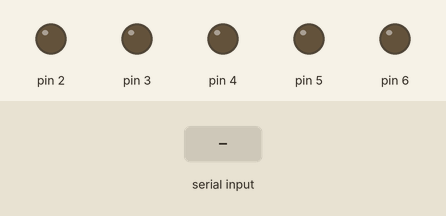
This sketch was run on a simulated Arduino Uno, built with avr-gcc and run on an emulated ATmega328P. On the bench: output pins drawn as LEDs (lit = HIGH). The inputs (shaded band) are chosen by the test bench.

Above: at 1.2 s.
1.3 s: "1\n" received over Serial
At 2.0 s:
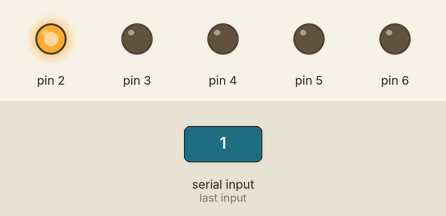
2.8 s: "2\n" received over Serial
At 3.2 s:
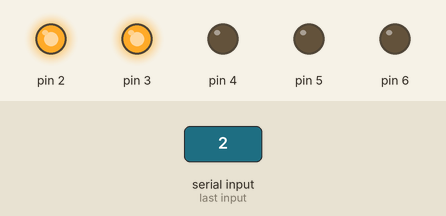
4.3 s: "3\n" received over Serial
At 5.5 s:
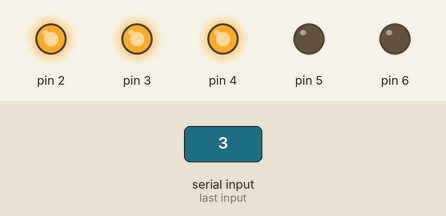
5.8 s: "4\n" received over Serial
At 6.7 s:
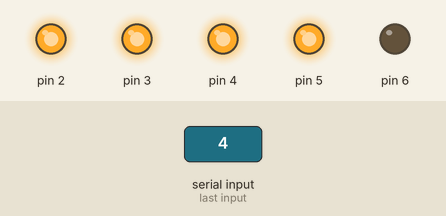
7.3 s: "5\n" received over Serial
At 7.8 s:
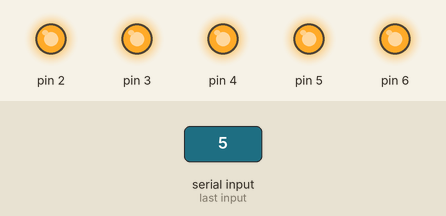
8.8 s: "30,150\n" received over Serial
At 10.1 s:
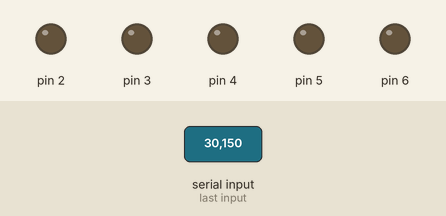
Timing chart, 0 to 11.3 s (numbered marks = the images above; inputs shaded):
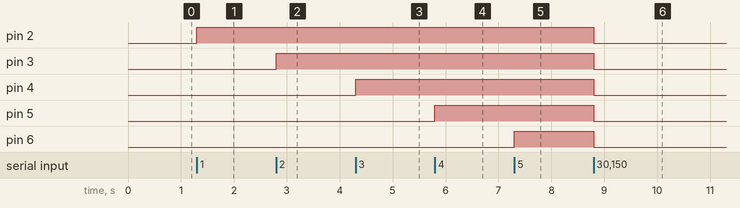

The sketch:

sketch_apr22a.ino
```cpp
int x;

void setup() {
    // Initialize serial communication with a baud rate of 115200
    Serial.begin(115200);
    // Set serial timeout to 1 millisecond
    Serial.setTimeout(1);
    // Configure digital pins 2 to 6 as output
    pinMode(2, OUTPUT);
    pinMode(3, OUTPUT);
    pinMode(4, OUTPUT);
    pinMode(5, OUTPUT);
    pinMode(6, OUTPUT);
}

void loop() {
    // Wait until data is available on the serial port
    while (!Serial.available());

    // Read data from the serial port and convert it to an integer
    x = Serial.readString().toInt();

    // Control digital pins based on the value of x
    if (x == 0) {
        digitalWrite(2, LOW);
        digitalWrite(3, LOW);
        digitalWrite(4, LOW);
        digitalWrite(5, LOW);
        digitalWrite(6, LOW);
    } else if (x == 1) {
        digitalWrite(2, HIGH);
        digitalWrite(3, LOW);
        digitalWrite(4, LOW);
        digitalWrite(5, LOW);
        digitalWrite(6, LOW);
    } else if (x == 2) {
        digitalWrite(2, HIGH);
        digitalWrite(3, HIGH);
        digitalWrite(4, LOW);
        digitalWrite(5, LOW);
        digitalWrite(6, LOW);
    } else if (x == 3) {
        digitalWrite(2, HIGH);
        digitalWrite(3, HIGH);
        digitalWrite(4, HIGH);
        digitalWrite(5, LOW);
        digitalWrite(6, LOW);
    } else if (x == 4) {
        digitalWrite(2, HIGH);
        digitalWrite(3, HIGH);
        digitalWrite(4, HIGH);
        digitalWrite(5, HIGH);
        digitalWrite(6, LOW);
    } else if (x == 5) {
        digitalWrite(2, HIGH);
        digitalWrite(3, HIGH);
        digitalWrite(4, HIGH);
        digitalWrite(5, HIGH);
        digitalWrite(6, HIGH);
    } else {
        // Default case: Set all pins LOW
        digitalWrite(2, LOW);
        digitalWrite(3, LOW);
        digitalWrite(4, LOW);
        digitalWrite(5, LOW);
        digitalWrite(6, LOW);
    }
}
```

Measured:
- after the input at 1.3 s, pin 2: LOW → HIGH at once
- after the input at 2.8 s, pin 3: LOW → HIGH at once
- after the input at 4.3 s, pin 4: LOW → HIGH at once
- after the input at 5.8 s, pin 5: LOW → HIGH at once
- after the input at 7.3 s, pin 6: LOW → HIGH at once
- after the input at 8.8 s, pin 2–6: HIGH → LOW at once
